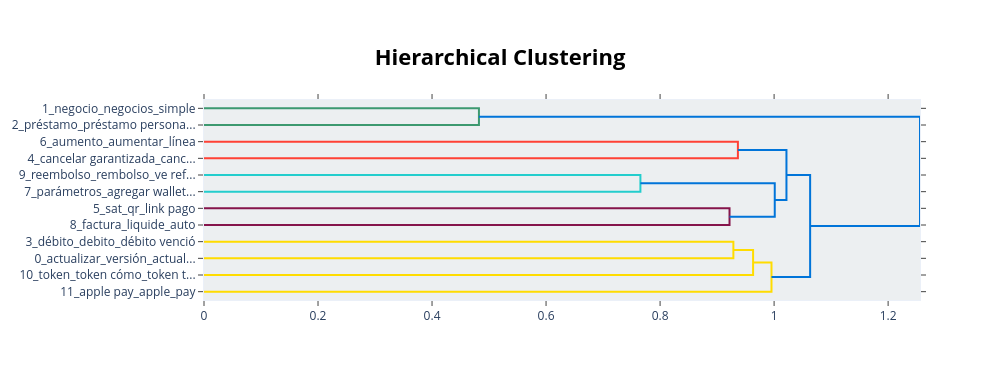

Notebook cell for this chart:
### Code cell
fig = topic_model.visualize_hierarchy(
    top_n_topics=12
)
fig.show()

### Figure 1 — Plotly figure (JSON) as saved in the notebook; plotly's stock layout.template omitted (floating-point values rounded to 4 significant figures)
{"data": [{"hoverinfo": "text", "marker": {"color": "rgb(61,153,112)"}, "mode": "lines", "type": "scatter", "x": [0.0, 0.4822, 0.4822, 0.0], "xaxis": "x", "y": [-5.0, -5.0, -15.0, -15.0], "yaxis": "y"}, {"hoverinfo": "text", "marker": {"color": "rgb(255,65,54)"}, "mode": "lines", "type": "scatter", "x": [0.0, 0.9365, 0.9365, 0.0], "xaxis": "x", "y": [-25.0, -25.0, -35.0, -35.0], "yaxis": "y"}, {"hoverinfo": "text", "marker": {"color": "rgb(35,205,205)"}, "mode": "lines", "type": "scatter", "x": [0.0, 0.7655, 0.7655, 0.0], "xaxis": "x", "y": [-45.0, -45.0, -55.0, -55.0], "yaxis": "y"}, {"hoverinfo": "text", "marker": {"color": "rgb(133,20,75)"}, "mode": "lines", "type": "scatter", "x": [0.0, 0.9218, 0.9218, 0.0], "xaxis": "x", "y": [-65.0, -65.0, -75.0, -75.0], "yaxis": "y"}, {"hoverinfo": "text", "marker": {"color": "rgb(0,116,217)"}, "mode": "lines", "type": "scatter", "x": [0.7655, 1.001, 1.001, 0.9218], "xaxis": "x", "y": [-50.0, -50.0, -70.0, -70.0], "yaxis": "y"}, {"hoverinfo": "text", "marker": {"color": "rgb(0,116,217)"}, "mode": "lines", "type": "scatter", "x": [0.9365, 1.022, 1.022, 1.001], "xaxis": "x", "y": [-30.0, -30.0, -60.0, -60.0], "yaxis": "y"}, {"hoverinfo": "text", "marker": {"color": "rgb(255,220,0)"}, "mode": "lines", "type": "scatter", "x": [0.0, 0.9286, 0.9286, 0.0], "xaxis": "x", "y": [-85.0, -85.0, -95.0, -95.0], "yaxis": "y"}, {"hoverinfo": "text", "marker": {"color": "rgb(255,220,0)"}, "mode": "lines", "type": "scatter", "x": [0.9286, 0.9631, 0.9631, 0.0], "xaxis": "x", "y": [-90.0, -90.0, -105.0, -105.0], "yaxis": "y"}, {"hoverinfo": "text", "marker": {"color": "rgb(255,220,0)"}, "mode": "lines", "type": "scatter", "x": [0.9631, 0.9954, 0.9954, 0.0], "xaxis": "x", "y": [-97.5, -97.5, -115.0, -115.0], "yaxis": "y"}, {"hoverinfo": "text", "marker": {"color": "rgb(0,116,217)"}, "mode": "lines", "type": "scatter", "x": [1.022, 1.063, 1.063, 0.9954], "xaxis": "x", "y": [-45.0, -45.0, -106.2, -106.2], "yaxis": "y"}, {"hoverinfo": "text", "marker": {"color": "rgb(0,116,217)"}, "mode": "lines", "type": "scatter", "x": [0.4822, 1.256, 1.256, 1.063], "xaxis": "x", "y": [-10.0, -10.0, -75.62, -75.62], "yaxis": "y"}], "layout": {"autosize": false, "height": 380, "hoverlabel": {"bgcolor": "white", "font": {"family": "Rockwell", "size": 16}}, "hovermode": "closest", "plot_bgcolor": "#ECEFF1", "showlegend": false, "title": {"font": {"color": "Black", "size": 22}, "text": "<b>Hierarchical Clustering</b>", "x": 0.5, "xanchor": "center", "yanchor": "top"}, "width": 1000, "xaxis": {"mirror": "allticks", "rangemode": "tozero", "showgrid": false, "showline": true, "showticklabels": true, "ticks": "outside", "type": "linear", "zeroline": false}, "yaxis": {"mirror": "allticks", "range": [-120, 0], "rangemode": "tozero", "showgrid": false, "showline": true, "showticklabels": true, "tickmode": "array", "ticks": "outside", "ticktext": ["1_negocio_negocios_simple", "2_préstamo_préstamo persona...", "6_aumento_aumentar_línea", "4_cancelar garantizada_canc...", "9_reembolso_rembolso_ve ref...", "7_parámetros_agregar wallet...", "5_sat_qr_link pago", "8_factura_liquide_auto", "3_débito_debito_débito venció", "0_actualizar_versión_actual...", "10_token_token cómo_token t...", "11_apple pay_apple_pay"], "tickvals": [-5, -15, -25, -35, -45, -55, -65, -75, -85, -95, -105, -115], "type": "linear", "zeroline": false}}}
